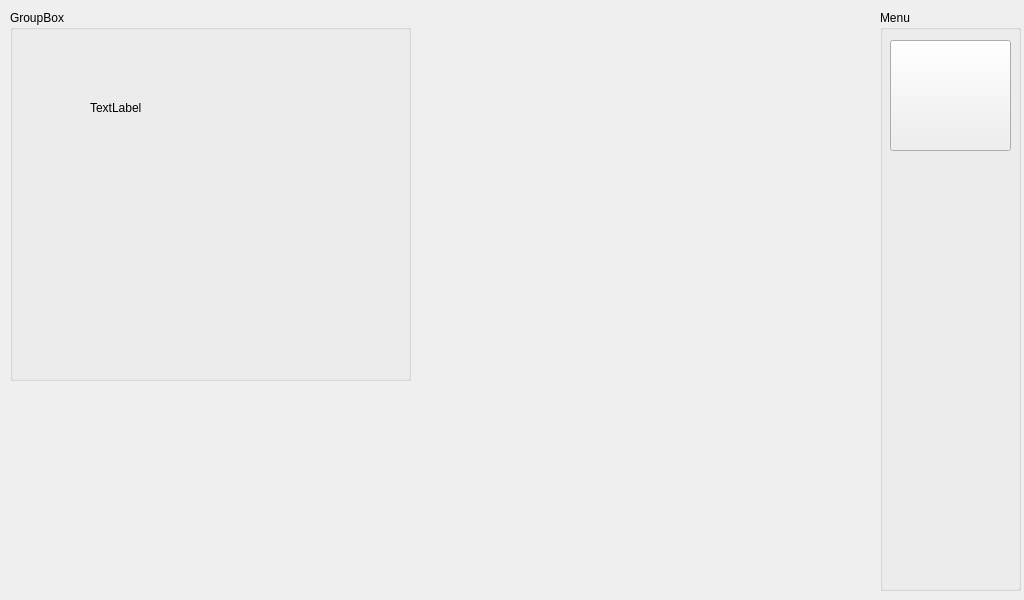
<?xml version="1.0" encoding="UTF-8"?>
<ui version="4.0">
 <class>Form</class>
 <widget class="QWidget" name="Form">
  <property name="geometry">
   <rect>
    <x>0</x>
    <y>0</y>
    <width>1024</width>
    <height>600</height>
   </rect>
  </property>
  <property name="windowTitle">
   <string>Form</string>
  </property>
  <widget class="QGroupBox" name="groupBox">
   <property name="geometry">
    <rect>
     <x>10</x>
     <y>10</y>
     <width>401</width>
     <height>371</height>
    </rect>
   </property>
   <property name="title">
    <string>GroupBox</string>
   </property>
   <widget class="QLabel" name="label">
    <property name="geometry">
     <rect>
      <x>80</x>
      <y>90</y>
      <width>57</width>
      <height>15</height>
     </rect>
    </property>
    <property name="text">
     <string>TextLabel</string>
    </property>
   </widget>
  </widget>
  <widget class="QGroupBox" name="MenuBox">
   <property name="geometry">
    <rect>
     <x>880</x>
     <y>10</y>
     <width>141</width>
     <height>581</height>
    </rect>
   </property>
   <property name="title">
    <string>Menu</string>
   </property>
   <widget class="QPushButton" name="ControlsButton">
    <property name="geometry">
     <rect>
      <x>10</x>
      <y>30</y>
      <width>121</width>
      <height>111</height>
     </rect>
    </property>
    <property name="text">
     <string/>
    </property>
    <property name="icon">
     <iconset>
      <normaloff>../../Downloads/icons8-setting-200.png</normaloff>
      <selectedoff>../../Downloads/icons8-setting-200.png</selectedoff>
      <selectedon>../../Downloads/icons8-setting-200.png</selectedon>../../Downloads/icons8-setting-200.png</iconset>
    </property>
    <property name="iconSize">
     <size>
      <width>50</width>
      <height>50</height>
     </size>
    </property>
   </widget>
  </widget>
 </widget>
 <resources/>
 <connections/>
</ui>
